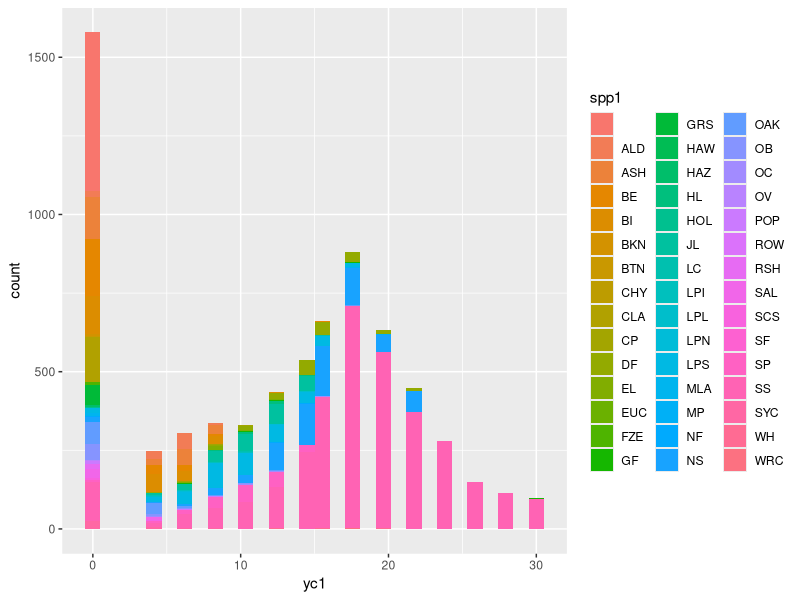

Write R code to recreate this figure.
## ---- chunk 1
knitr::opts_chunk$set(echo = TRUE)
## ---- chunk 2
scdb <- read.csv('../DATA/scdb_subset.csv', head=TRUE, sep=',')
summary(scdb)
## ---- chunk 3
library(ggplot2)
## ---- chunk 4
ggplot(data=scdb, aes(yc1, fill=spp1)) +  geom_histogram()
